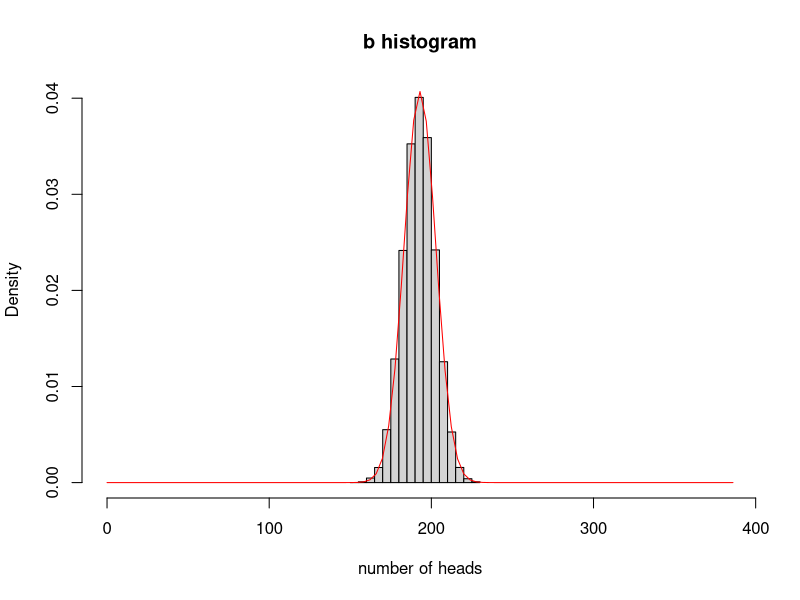

Write the R code that produced this figure.
coinflip <- c("heads", "tails")

# I will store number of heads to b, each time the event occurs
b = 0
for (i in 1:50000) {
  coinflip_result =  sample(coinflip, size = 386, replace=TRUE)
  num_heads = sum(coinflip_result == 'heads')
  b[i] = num_heads
}

hist(b, xlim=c(0,386), xlab="number of heads", main="b histogram", freq=FALSE)
curve(dnorm(x, mean=mean(b), sd=sd(b)), add=TRUE, col="red")

